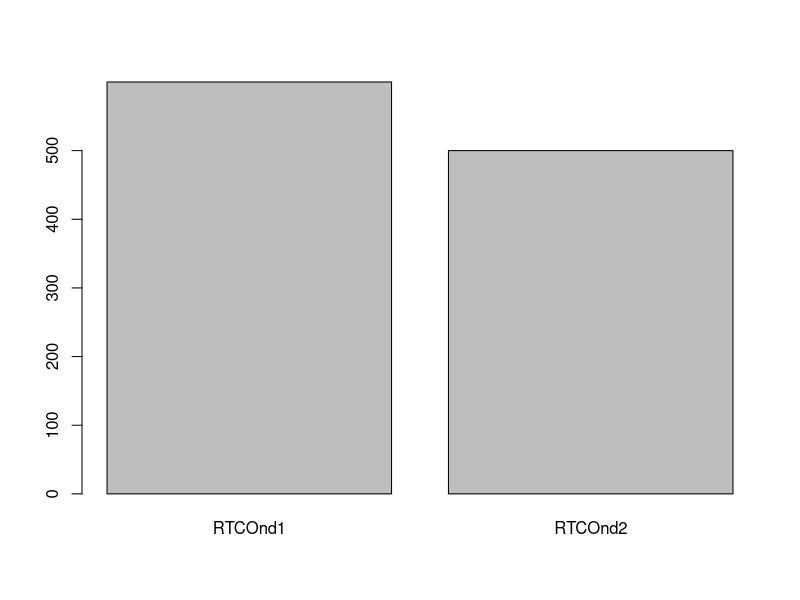

Write R code to recreate this figure.
#+ Angelos Krypotos
#+ 19/11/2015
#+ Example script to be shown during class

#' Clear workplace
rm(list = ls(all = TRUE))

#' Generate data -- just for the example. In general, you should have your own data
for (i in 1:2000){
  datz = cbind(ID = i, RTCOnd1 = rnorm(n = 20, mean = 600, sd = 20), RTCOnd2 = rnorm(n = 20, mean = 500, sd = 10))
  filename = paste0("datz", i, ".csv")
  write.csv(x = datz, file = filename, quote = FALSE, row.names = FALSE)
}

#' Read all data that have the ".csv" extension have. Save them in the myData object
myData = lapply(list.files(pattern = ".csv"), read.csv)

#' Compute the mean of the 2nd and 3rd column of every file
RTperSubj = lapply(myData, function(x) colMeans(x)[2:3])

#' Put them all in a matrix
dataMat = do.call("rbind", RTperSubj)

#' Plot the results
barplot(colMeans(dataMat))

#' Check the meas of each column and SD
colMeans(dataMat)
apply(dataMat, 2, sd)

#' Perform a paired t-test
t.test(dataMat[, 1], dataMat[, 2], paired = TRUE)

